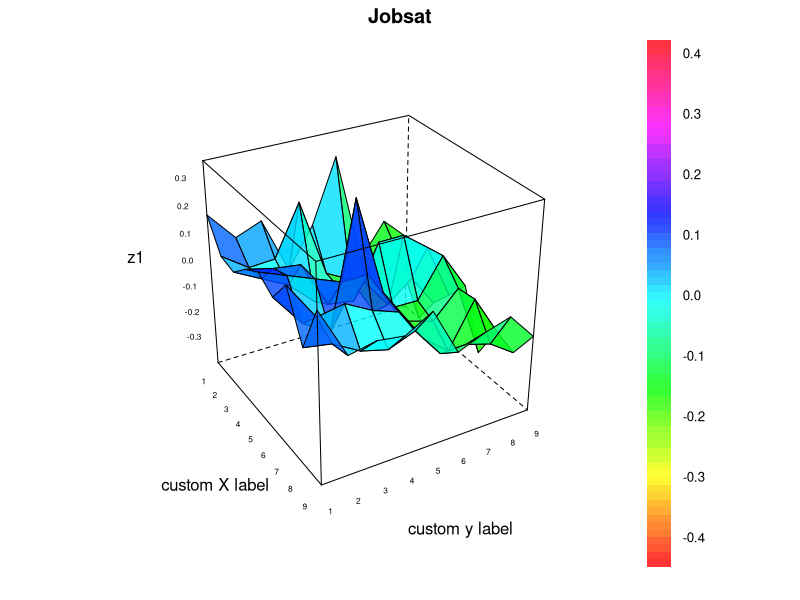
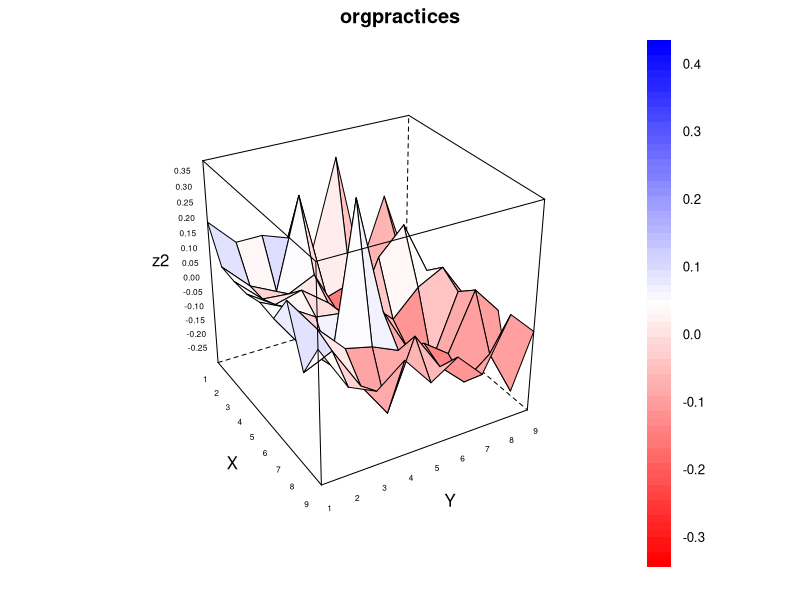
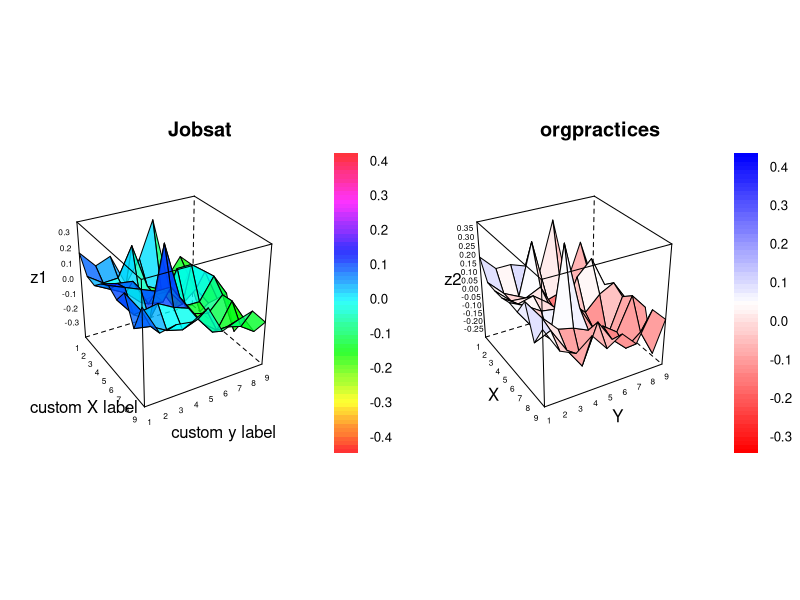

The R script that drew these images, in order:
# Load data
some_economics_data <- read.csv("some_economics_data.csv", sep= ",", header=T)

# To create a wireframe plot
library(lattice)
library(gridExtra)

trellis.par.set("axis.line",list(col=NA,lty=1,lwd=1)) # Removes the border of the plot if you want
jobsat_plot <- wireframe(z1 ~ x*y, data=some_economics_data, 
          xlab = "custom X label", # Custom label x
          ylab = "custom y label", # Custom label y
          main = "Jobsat", # Plot title
          drape = TRUE, # Whether you want to drape with color
          colorkey = TRUE, # Whether you want the color key on the side
          scales = list(arrows=FALSE,cex=.5, tick.number = 10, z = list(arrows=F), distance =c(1.5, 1.5, 1.5)), # Add ticks and adjust distance of axis labels
          light.source = c(10,0,10), # Aesthetics
          col.regions = rainbow(100, s = 1, v = 1, start = 0, end = max(1,100 - 1)/100, alpha = .8), # Set the colors
          screen = list(z = -60, x = -60) # Aesthetics
)
jobsat_plot

orgpractices_plot <- wireframe(z2 ~ x*y, data=some_economics_data, 
                         xlab = "X", 
                         ylab = "Y",
                         main = "orgpractices",
                         drape = TRUE,
                         colorkey = TRUE,
                         scales = list(arrows=FALSE,cex=.5, tick.number = 10, z = list(arrows=F), distance =c(1, 1, 1)),
                         light.source = c(10,0,10),
                         col.regions = colorRampPalette(c("red", "white",  "blue"))(100),
                         screen = list(z = -60, x = -60)
)
orgpractices_plot

# If you want to combine the plots into one figure
grid.arrange(jobsat_plot,orgpractices_plot, ncol=2, clip=TRUE) # Clip removes the border of the plot
